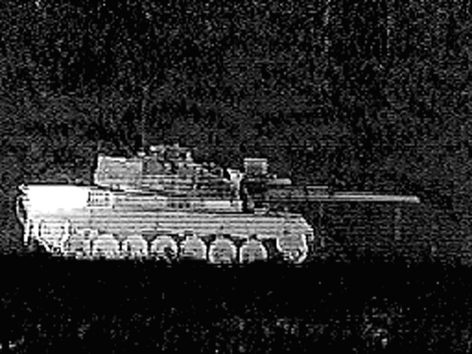
%> input picture methods/NSCT_SR/tank_IR.png, 472 x 354 px
$ octave MST_main.m   (GNU Octave 9; MATLAB toolbox functions it lacks are replaced by stand-ins)
%> lines starting %> are read from the running program, lines starting %| are printed output that depends on the picture
### methods/LP_SR/lp_fuse.m
function Y = lp_fuse(M1, M2, zt, ap, mp)
%Y = fuse_lap(M1, M2, zt, ap, mp) image fusion with laplacian pyramid
%
%    M1 - input image A
%    M2 - input image B
%    zt - maximum decomposition level
%    ap - coefficient selection highpass (see selc.m)
%    mp - coefficient selection base image (see selb.m)
%
%    Y  - fused image

%    (Oliver Rockinger 16.08.99)
% whos
% check inputs
[z1 s1] = size(M1);
[z2 s2] = size(M2);
M1=double(M1);
M2=double(M2);
if (z1 ~= z2) | (s1 ~= s2)
  error('Input images are not of same size');
end;

% define filter
w  = [1 4 6 4 1] / 16;

% cells for selected images
E = cell(1,zt);
% tic
% loop over decomposition depth -> analysis
for i1 = 1:zt
    tic
  % calculate and store actual image size
  [z s]  = size(M1);
  zl(i1) = z; sl(i1)  = s;

  % check if image expansion necessary
  if (floor(z/2) ~= z/2), ew(1) = 1; else, ew(1) = 0; end;
  if (floor(s/2) ~= s/2), ew(2) = 1; else, ew(2) = 0; end;

  % perform expansion if necessary
  if (any(ew))
  	M1 = adb(M1,ew);
  	M2 = adb(M2,ew);
  end;

  % perform filtering
  G1 = conv2(conv2(es2(M1,2), w, 'valid'),w', 'valid');
  G2 = conv2(conv2(es2(M2,2), w, 'valid'),w', 'valid');

  % decimate, undecimate and interpolate
  M1T = conv2(conv2(es2(undec2(dec2(G1)), 2), 2*w, 'valid'),2*w', 'valid');
  M2T = conv2(conv2(es2(undec2(dec2(G2)), 2), 2*w, 'valid'),2*w', 'valid');
%   toc76

% tic
  % select coefficients and store them
  E(i1) = {selc(M1-M1T, M2-M2T, ap)};
% toc
  % decimate
%  tic
  M1 = dec2(G1);
  M2 = dec2(G2);
%   toc
% toc
% feature ('memstats')

end;
% toc
% select base coefficients of last decompostion stage
% tic
M1 = selb(M1,M2,mp);
% toc
% whos
% feature ('memstats')
% toc
% loop over decomposition depth -> synthesis
% tic
for i1 = zt:-1:1
  % undecimate and interpolate
%   tic
  M1T = conv2(conv2(es2(undec2(M1), 2), 2*w, 'valid'), 2*w', 'valid');
  % add coefficients
  M1  = M1T + E{i1};
%   toc
  % select valid image region
  M1 	= M1(1:zl(i1),1:sl(i1));
%   feature ('memstats')
% whos
end;

% feature ('memstats')
% copy image
Y = M1;
% toc

### methods/LP_SR/es2.m
function Y = es2(X, n)
%Y = ES2(X, n) symmetric extension of a matrix on all borders
%
%    X  - input matrix
%    n  - number of rows/columns to extend
%
%    Y  - extended matrix

%    (Oliver Rockinger 16.08.99)

[z s] = size(X);
Y                        = zeros(z+2*n, s+2*n);
Y(n+1:n+z,n:-1:1)        = X(:,2:1:n+1);
Y(n+1:n+z,n+1:1:n+s)     = X;
Y(n+1:n+z,n+s+1:1:s+2*n) = X(:,s-1:-1:s-n);
Y(n:-1:1,n+1:s+n)        = X(2:1:n+1,:);
Y(n+z+1:1:z+2*n,n+1:s+n) = X(z-1:-1:z-n,:);


### methods/LP_SR/dec2.m
function Y = dec2(X);
%Y = dec2(X) downsampling of a matrix by 2
%
%    X - input matrix
%
%    Y - output matrix

%    (Oliver Rockinger 16.08.99)

[a b] = size(X);
Y     = X(1:2:a, 1:2:b);

### methods/RP_SR/undec2.m
function Y = undec2(X)
%Y = undec2(X) upsampling of a matrix by 2
%
%    X - input matrix
%
%    Y - output matrix

%    (Oliver Rockinger 16.08.99)

[z s] = size(X);
Y     = zeros(2*z, 2*s);

Y(1:2:2*z,1:2:2*s) = X;

### methods/RP_SR/selc.m
function Y = selc(M1, M2, ap)
%Y = selc(M1, M2, ap) coefficinet selection for highpass components
%
%    M1  - coefficients A
%    M2  - coefficients B
%    mp  - switch for selection type
%          mp == 1: choose max(abs)
%          mp == 2: salience / match measure with threshold == .75 (as proposed by Burt et al)
%          mp == 3: choose max with consistency check (as proposed by Li et al)
%          mp == 4: simple choose max
%
%    Y   - combined coefficients

%    (Oliver Rockinger 16.08.99)

% check inputs
[z1 s1] = size(M1);
[z2 s2] = size(M2);
if (z1 ~= z2) | (s1 ~= s2)
  error('Input images are not of same size');
end;

% switch to method
switch(ap(1))
 	case 1,
 		% choose max(abs)
 		mm = (abs(M1)) > (abs(M2));
  	Y  = (mm.*M1) + ((~mm).*M2);

 	case 2,
  	% Burts method
  	um = 3; th = .75;
  	% compute salience
  	S1 = conv2(es2(M1.*M1, floor(um/2)), ones(um), 'valid');
  	S2 = conv2(es2(M2.*M2, floor(um/2)), ones(um), 'valid');
  	% compute match
  	MA = conv2(es2(M1.*M2, floor(um/2)), ones(um), 'valid');
  	MA = 2 * MA ./ (S1 + S2 + eps);
  	% selection
    m1 = MA > th; m2 = S1 > S2;
    w1 = (0.5 - 0.5*(1-MA) / (1-th));
    Y  = (~m1) .* ((m2.*M1) + ((~m2).*M2));
    Y  = Y + (m1 .* ((m2.*M1.*(1-w1))+((m2).*M2.*w1) + ((~m2).*M2.*(1-w1))+((~m2).*M1.*w1)));

  case 3,
  	% Lis method
  	um = 3;
    % first step
  	A1 = ordfilt2(abs(es2(M1, floor(um/2))), um*um, ones(um));
  	A2 = ordfilt2(abs(es2(M2, floor(um/2))), um*um, ones(um));
    % second step
  	mm = (conv2(double((A1 > A2)), ones(um), 'valid')) > floor(um*um/2);
  	Y  = (mm.*M1) + ((~mm).*M2);

  case 4,
  	% simple choose max
  	mm = M1 > M2;
  	Y  = (mm.*M1) + ((~mm).*M2);

  otherwise,
  	error('unkown option');
end;


### methods/MST_SR/adb.m
function Y = adb(X, bd)
%Y = ADB(X, bd) adds rows and/or columns by duplication on the
%    lower resp. right side of the input matrix
%
%    X     - input matrix
%    bd(1) - number of rows to add
%    bd(2) - number of columns to add
%
%    Y     - extended matrix

%    (Oliver Rockinger 16.08.99)

[z s] = size(X);

% copy interior
Y          = zeros(z+bd(1),s+bd(2));
Y(1:z,1:s) = X;

% add rows
if (bd(1) > 0)
  Y(z+1:z+bd(1),1:s) = X(z-1:-1:z-bd(1),1:s);
end;
% add columns
if (bd(2) > 0)
  Y(1:z,s+1:s+bd(2)) = X(1:z,s-1:-1:s-bd(2));
end;
% add corner
if (bd(1) > 0 & bd(2) > 0)
  Y(z+1:z+bd(1),s+1:s+bd(2)) = X(z-1:-1:z-bd(1),s-1:-1:s-bd(2));
end;

### methods/LP_SR/selb.m
function Y = selb(M1, M2, mp)
%Y = selb(M1, M2, mp) coefficient selection for base image
%
%    M1  - coefficients A
%    M2  - coefficients B
%    mp  - switch for selection type
%          mp == 1: select A
%          mp == 2: select B
%          mp == 3: average A and B
%
%    Y   - combined coefficients

%    (Oliver Rockinger 16.08.99)

switch (mp)
  case 1, Y = M1;
  case 2, Y = M2;
  case 3, Y = (M1 + M2) / 2;
  otherwise, error('unknown option');
end;

### methods/NSCT_SR/MST_main.m
clear all;
close all;
clc;

addpath(genpath('dtcwt_toolbox'));
addpath(genpath('fdct_wrapping_matlab'));
addpath(genpath('nsct_toolbox'));

[imagename1 imagepath1]=uigetfile('source_images\*.jpg;*.bmp;*.png;*.tif;*.tiff;*.pgm;*.gif','Please choose the first input image');
%> the answer given: tank_IR.png
image_input1=imread(strcat(imagepath1,imagename1));
%> image_input1 is the input picture: size 354x472 uint8; min 0, max 255, mean 39.4
[imagename2 imagepath2]=uigetfile('source_images\*.jpg;*.bmp;*.png;*.tif;*.tiff;*.pgm;*.gif','Please choose the second input image');
%> the answer given: tank_VIS.png
image_input2=imread(strcat(imagepath2,imagename2));
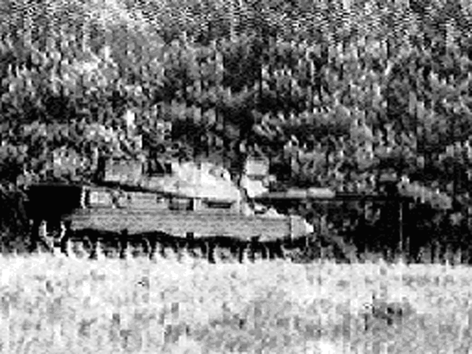
%> input picture methods/NSCT_SR/tank_VIS.png, 472 x 354 px
%> image_input2 is the input picture: size 354x472 uint8; min 0, max 255, mean 121.3

figure;imshow(image_input1);
figure;imshow(image_input2);

if size(image_input1)~=size(image_input2)
    error('two images are not the same size.');
end

A=double(image_input1);
B=double(image_input2);

level=4;

tic;
F = lp_fuse(A, B, level, 3, 3);       %LP
%> the loop in lp_fuse, `for i1 = 1:zt` made 4 passes
%> pass 1, in lp_fuse, `G1 = conv2(conv2(es2(M1,2), w, 'valid'),w', 'valid');`:
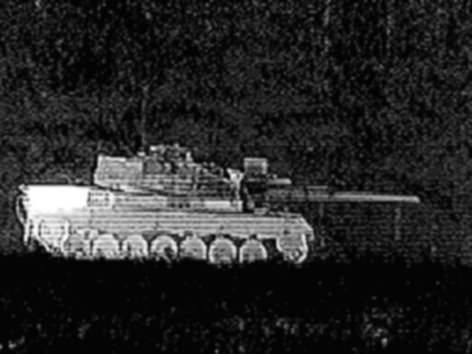
%> G1: size 354x472 double; min 3.62, max 255, mean 39.4
%> pass 1, in lp_fuse, `G2 = conv2(conv2(es2(M2,2), w, 'valid'),w', 'valid');`:
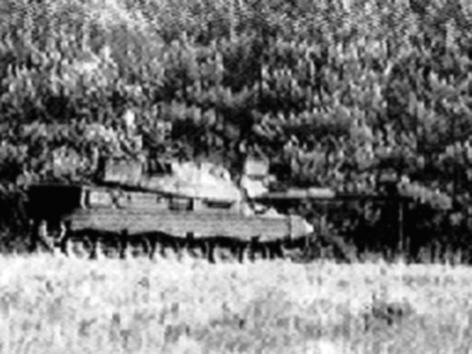
%> G2: size 354x472 double; min 3.68, max 255, mean 121.3
%> pass 1, in dec2, `Y     = X(1:2:a, 1:2:b);`:
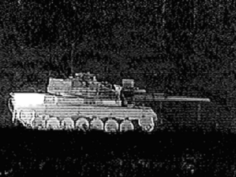
%> Y: size 177x236 double; min 3.68, max 255, mean 39.4
%> after the loop in lp_fuse, `for i1 = 1:zt`: E = 4 items; ew = [1 1]; sl = [472 236 118 59]; zl = [354 177 89 45]
%> the loop in lp_fuse, `for i1 = zt:-1:1` made 4 passes
%> pass 2, in lp_fuse, `M1T = conv2(conv2(es2(undec2(M1), 2), 2*w, 'valid'), 2*w', 'valid');`:
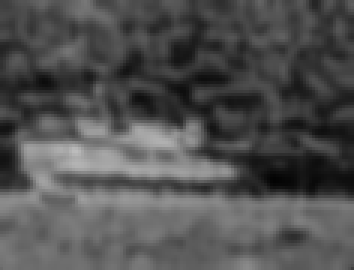
%> M1T: size 90x118 double (shown 3 times larger); min 3.55, max 188.4, mean 81.4
%> in lp_fuse, `Y = M1;`:
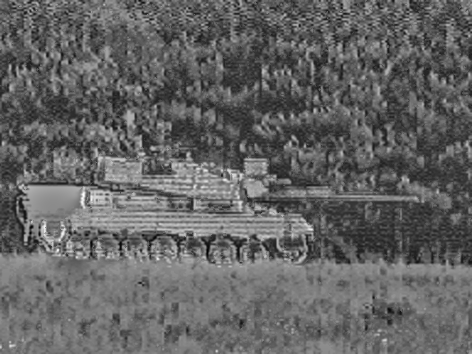
%> Y: size 354x472 double; min -90.41, max 352.4, mean 83.4; drawn with min black and max white
% [5 lines of commented-out code are left out]
toc;

figure;imshow(uint8(F));
%> after `imshow(uint8(F))`:
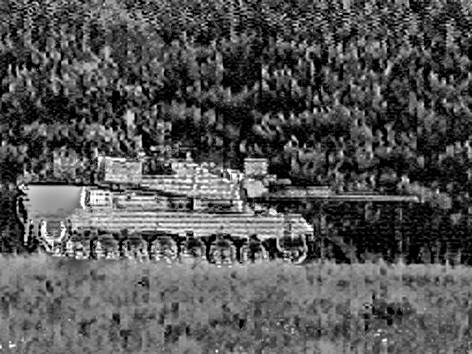
%> displayed picture: size 354x472, on the screen's scale of 0 to 255; min 0, max 255, mean 84.2
imwrite(uint8(F),'Results/fused_mst.tif');
